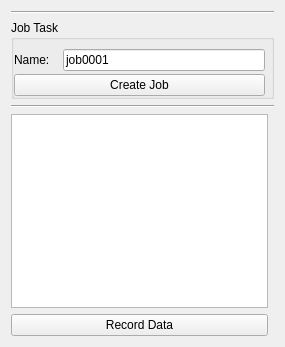
<?xml version="1.0" encoding="UTF-8"?>
<ui version="4.0">
 <class>Form</class>
 <widget class="QWidget" name="Form">
  <property name="geometry">
   <rect>
    <x>0</x>
    <y>0</y>
    <width>285</width>
    <height>347</height>
   </rect>
  </property>
  <property name="windowTitle">
   <string>Form</string>
  </property>
  <layout class="QGridLayout" name="gridLayout">
   <item row="3" column="0" colspan="2">
    <widget class="Line" name="line_5">
     <property name="orientation">
      <enum>Qt::Horizontal</enum>
     </property>
    </widget>
   </item>
   <item row="2" column="0" colspan="2">
    <widget class="QGroupBox" name="grpJob">
     <property name="title">
      <string>Job Task</string>
     </property>
     <layout class="QGridLayout" name="gridLayout_3">
      <property name="leftMargin">
       <number>0</number>
      </property>
      <property name="topMargin">
       <number>9</number>
      </property>
      <property name="rightMargin">
       <number>6</number>
      </property>
      <property name="bottomMargin">
       <number>0</number>
      </property>
      <property name="spacing">
       <number>3</number>
      </property>
      <item row="1" column="0" colspan="2">
       <widget class="QPushButton" name="btnJob">
        <property name="text">
         <string>Create Job</string>
        </property>
       </widget>
      </item>
      <item row="0" column="1">
       <widget class="QLineEdit" name="txtJobName">
        <property name="text">
         <string>job0001</string>
        </property>
       </widget>
      </item>
      <item row="0" column="0">
       <widget class="QLabel" name="lblJobName">
        <property name="text">
         <string>Name:   </string>
        </property>
       </widget>
      </item>
     </layout>
    </widget>
   </item>
   <item row="0" column="0" colspan="2">
    <widget class="Line" name="line_2">
     <property name="orientation">
      <enum>Qt::Horizontal</enum>
     </property>
    </widget>
   </item>
   <item row="16" column="0">
    <widget class="QPushButton" name="btnRecord">
     <property name="text">
      <string>Record Data</string>
     </property>
    </widget>
   </item>
   <item row="15" column="0">
    <widget class="QTextEdit" name="txtOutput"/>
   </item>
  </layout>
 </widget>
 <resources/>
 <connections/>
</ui>
